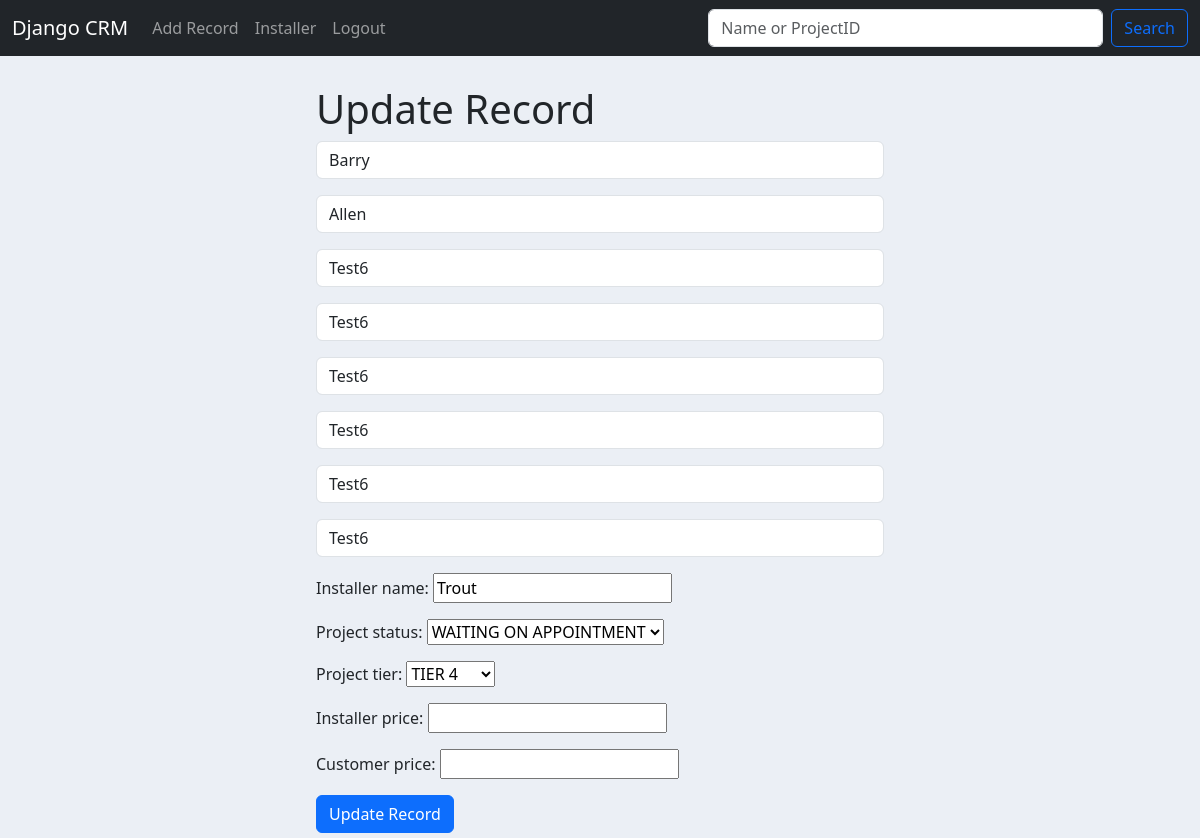
The page /update_record/7 (signed in) on the database as committed earlier.
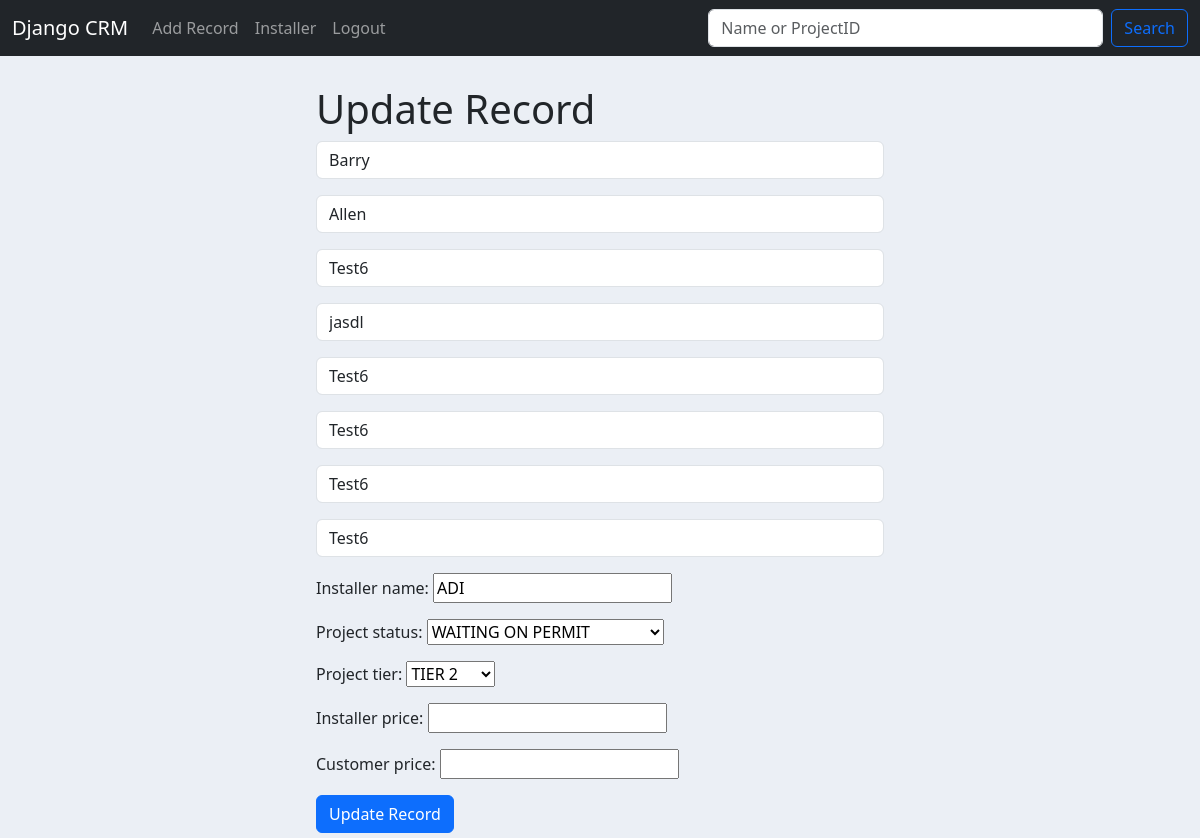
The same page on the database as committed later.
### website/models.py (models this page shows, shortened)
class Record(models.Model):
    created_at = models.DateTimeField(auto_now_add=True)
    first_name = models.CharField(max_length = 50)
    last_name = models.CharField(max_length = 50)
    email = models.CharField(max_length = 75)
    phone = models.CharField(max_length = 12)
    address = models.CharField(max_length = 100)
    city = models.CharField(max_length = 50)
    state = models.CharField(max_length = 25)
    zipcode = models.CharField(max_length = 10)
    installer_name = models.CharField(max_length = 50, default = 'No Installer Yet')
    project_status = models.CharField(max_length = 50, choices=PROJECT_STATUS, default = 'Waiting on Survey')
    project_tier = models.CharField(max_length = 50, choices=PROJECT_TIERS, default = '')
    installer_price = models.IntegerField(default="-",null=True)
    customer_price = models.IntegerField(default="-",null=True)

### website/decorators.py (the view)
        def wrapper_func(request, *args, **kwargs):
            group = None
            if request.user.groups.exists():
                group = request.user.groups.all()[0].name
            if group in allowed_roles:
                return view_func(request, *args, **kwargs)
            else:
                messages.warning(request, "You don't have access to do this!", extra_tags='danger')
                return redirect(request.META.get('HTTP_REFERER', 'home'))

### website/views.py (called while the page is built)
@allowed_user(allowed_roles=['Admin'])
def update_record(request, pk):
    if request.user.is_authenticated:
        current_record = Record.objects.get(id=pk)
        form = AddRecordForm(request.POST or None, instance=current_record)
        if form.is_valid():
            form.save()
            messages.success(request, "Record Has Been Updated!", extra_tags='success')
            return redirect('home')
        return render(request, 'update_record.html', {'form':form})
    else:
        messages.success(request, "You must be logged in to Delete a Record!", extra_tags='warning')
        return redirect('home')

### website/templates/update_record.html (shortened to what this page needs)
{% extends 'base.html' %}
{% block content %}
<div class = "col-md-6 offset-md-3">
    <h1> Update Record </h1>
    <form method="POST">
        {{form.as_p}}
        <button type="submit" class="btn btn-primary">Update Record</button>
    </form>
</div>
{% endblock %}

Rows that differ between the two databases and show on the page:
changed Record "Barry": phone "Test6" → "jasdl"; installer_name "Trout" → "ADI"; project_status "WAITING ON APPOINTMENT" → "WAITING ON PERMIT"; project_tier "TIER 4" → "TIER 2"
